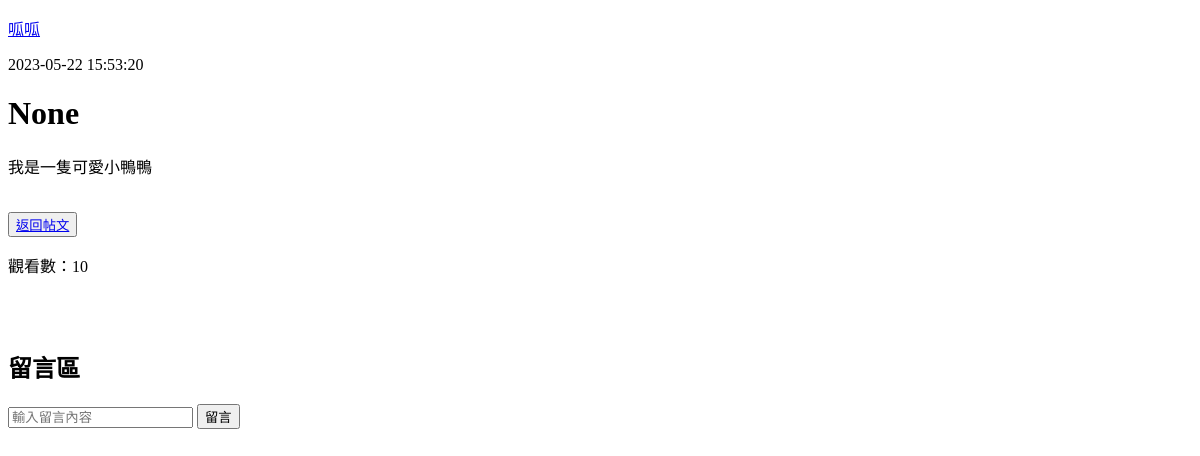
/post/posts/3 (signed in), run on an earlier commit of the app's database.
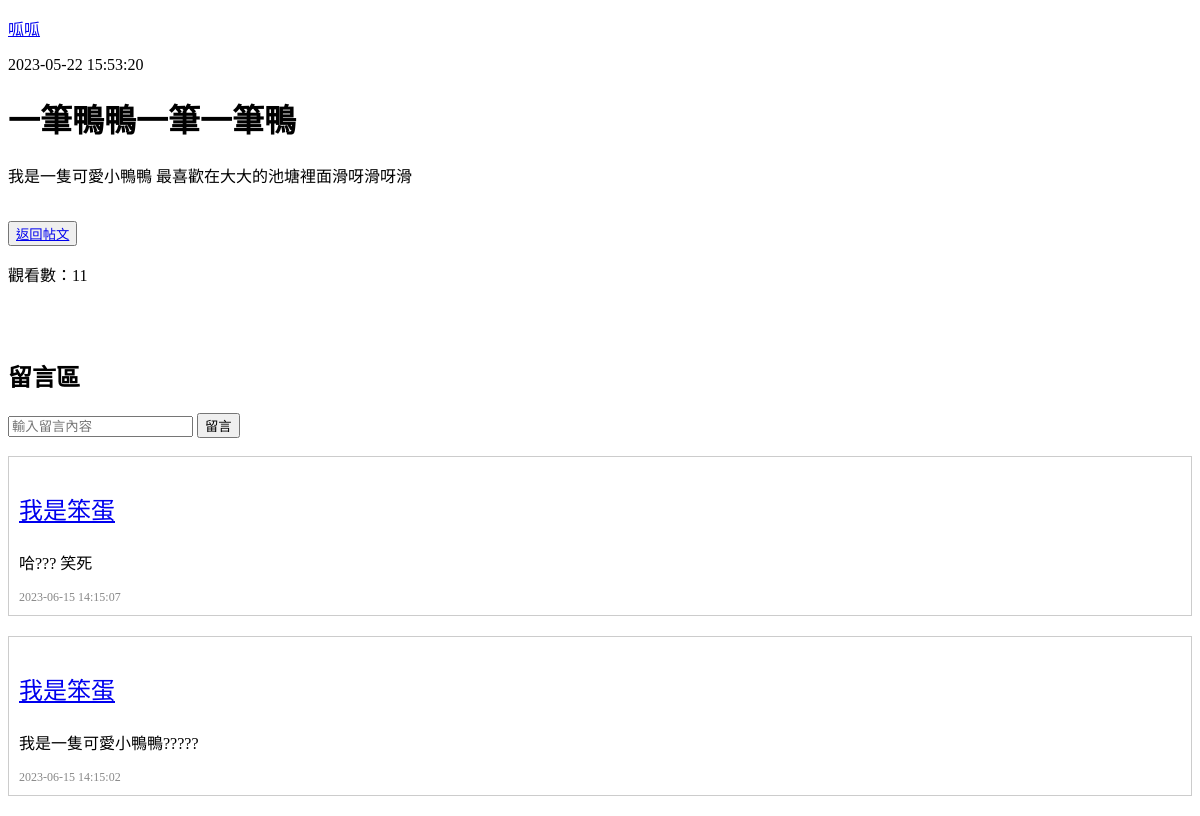
And on a later commit of the database.
### tables this page shows
CREATE TABLE "User" (
	"userID"	INTEGER,
	"password"	VARCHAR(10),
	"nickname"	VARCHAR(10) NOT NULL,
	"gender"	VARCHAR(1) NOT NULL,
	"birth"	TEXT,
	"reputationScore"	NUMERIC DEFAULT 100,
	"cellphone"	VARCHAR(10),
	"email"	TEXT UNIQUE,
	"image" TEXT,
	PRIMARY KEY("userID" AUTOINCREMENT)
);

CREATE TABLE "Post" (
	"postID"	INTEGER,
	"postUserID"	INTEGER,
	"postTime"	TEXT,
	"postTitle"	TEXT,
	"postContent"	TEXT,
	"postView"	INT,
	FOREIGN KEY("postUserID") REFERENCES "User"("userID"),
	PRIMARY KEY("postID" AUTOINCREMENT)
);

CREATE TABLE "Comment" (
	"commentID"	INTEGER,
	"commentPostID"	INTEGER,
	"commentUserID"	INTEGER,
	"commentTime"	TEXT,
	"commentContent"	TEXT,
	FOREIGN KEY("commentUserID") REFERENCES "User"("userID") ON DELETE CASCADE,
	FOREIGN KEY("commentPostID") REFERENCES "Post"("postID") ON DELETE CASCADE,
	PRIMARY KEY("commentID" AUTOINCREMENT)
);

### crud/crudPost.py (the view)
@post_bp.route("/posts/<string:sortmethod>", methods=["GET", "POST"])
def posts_method(sortmethod):
    userID = session["userID"]
    searching_value = ""
    if sortmethod == "newest" or sortmethod == "None":
        con = sql.connect("funCrew_db.db")
        con.row_factory = sql.Row
        cur = con.cursor()
        cur.execute(
            "SELECT * FROM Post, User WHERE postUserID = userID ORDER BY postTime DESC"
        )
        posts = cur.fetchall()
        con.commit()
        con.close()
    elif sortmethod == "mostView":
        con = sql.connect("funCrew_db.db")
        con.row_factory = sql.Row
        cur = con.cursor()
        cur.execute(
            "SELECT * FROM Post, User WHERE postUserID = userID ORDER BY postView DESC"
        )
        posts = cur.fetchall()
        con.commit()
        con.close()
    elif sortmethod == "hotest":
        con = sql.connect("funCrew_db.db")
        con.row_factory = sql.Row
        cur = con.cursor()
        cur.execute(
            "SELECT * FROM Post, User LEFT JOIN Comment ON postID=commentPostID WHERE postUserID=userID GROUP BY postID ORDER BY count(commentPostID) DESC"
        )
        posts = cur.fetchall()
        con.commit()
        con.close()
    elif sortmethod == "searching":
        if request.form.get("searching_value"):
            searching_value = request.form.get("searching_value")
        elif request.args.get("searching_value"):
            searching_value = request.args.get("searching_value")
        searching_exp = "%" + searching_value + "%"
        con = sql.connect("funCrew_db.db")
        con.row_factory = sql.Row
        cur = con.cursor()
        cur.execute(
            "SELECT * FROM Post, User WHERE postUserID = userID AND (postTitle LIKE ? OR nickName LIKE ?)",
            (
                searching_exp,
                searching_exp,
            ),
        )
        posts = cur.fetchall()
        con.commit()
        con.close()
    elif sortmethod == "my_posts":
        con = sql.connect("funCrew_db.db")
        con.row_factory = sql.Row
        cur = con.cursor()
        cur.execute(
            "SELECT * FROM Post WHERE postUserID = ? ORDER BY postTime DESC", (userID,)
        )
        posts = cur.fetchall()
        con.commit()
        con.close()
    return render_template(
        "posts.html",
        nickname=get_nickname(userID),
        avatar=get_avatar_path(userID),
        posts=posts,
        userID=userID,
        sortmethod=sortmethod,
        searching_value=searching_value,
    )

### templates/post_detail.html (shortened to what this page needs)
<!DOCTYPE html>
<html lang="zh-Hant-TW">
<head>
</head>
<body>
    <p><a href="/user/info/{{post['postUserID']}}">{{ post['nickname'] }}</a></p>
    <p>{{ post['postTime'] }}</p>
    <h1>{{ post['postTitle'] }}</h1>
    <p>{{ post['postContent'] }}</p>
    <br>
    {% if searching_value %}
    <button><a href="/post/posts/{{sortmethod}}?searching_value={{searching_value}}">返回</a></button>
    {% else %}
    <button><a href="/post/posts/{{sortmethod}}">返回帖文</a></button>
    {% endif %}
    <p>觀看數：{{views}}</p>
    <br><br>
    <h2>留言區</h2>
    <form action="/post/posts/{{ postID }}" method="post">
        <div class="input">
            <input type="text" name="content" placeholder="輸入留言內容" required>
            <button type="submit">留言</button>
        </div>
    </form>
    <br>
    {% for comment in comments %}
    <div class="post">
        <div class="content">
                <p style="font-size:24px;"><a href="/user/info/{{comment['commentUserID']}}">{{ comment['nickname'] }}</a></p>
                <p>{{ comment['commentContent'] }}</p>
        </div>
        <div class="info">
            <span>{{ comment['commentTime'] }}</span>
        </div>
    </div>
    {% endfor %}
</body>

### templates/post_detail.html (style rules this page uses)
.post { margin-bottom: 20px; border: 1px solid #ccc; padding: 10px; }
.post .info { font-size: 12px; color: #888; }
.post .content { margin-top: 0px; }

What changed in the data, as far as the page shows it:
changed Post: postTitle (not shown) → "一筆鴨鴨一筆一筆鴨"; postContent "我是一隻可愛小鴨鴨" → "我是一隻可愛小鴨鴨 最喜歡在大大的池塘裡面滑呀滑呀滑"
added Comment: nickname "我是笨蛋", commentContent "哈??? 笑死", commentTime "2023-06-15 14:15:07"
added Comment: nickname "我是笨蛋", commentContent "我是一隻可愛小鴨鴨?????", commentTime "2023-06-15 14:15:02"
Also different on the page:
{{ views }}: "10" → "11"
{{ post['postTitle'] }}: "None" → (not shown)
